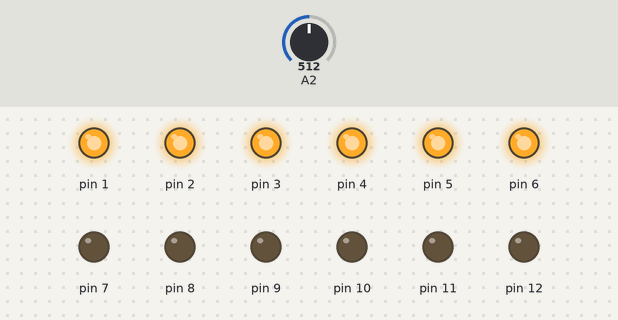
The sketch below on a simulated Arduino Uno, built with avr-gcc and run on an emulated ATmega328P. On the bench: output pins drawn as LEDs (lit = HIGH). The test bench sets the inputs (shaded band); at power-on: A2 = 512.

Above: at 1.2 s.
1.3 s: A2 set to 585
2.8 s: A2 set to 612
At 3.9 s:
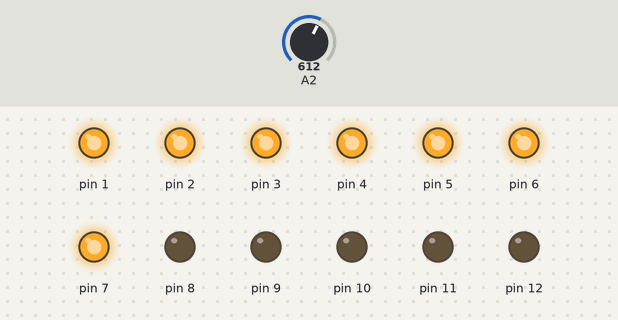
4.3 s: A2 set to 511
At 5.0 s:
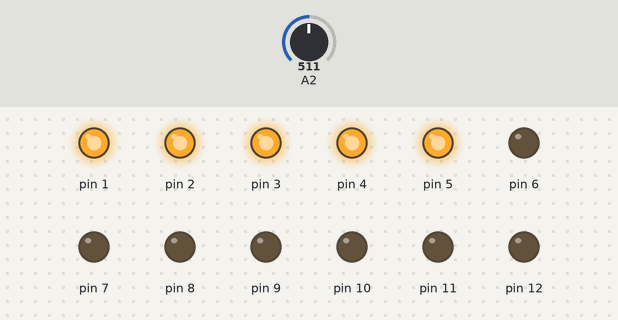
5.8 s: A2 set to 444
7.3 s: A2 set to 408
At 8.5 s:
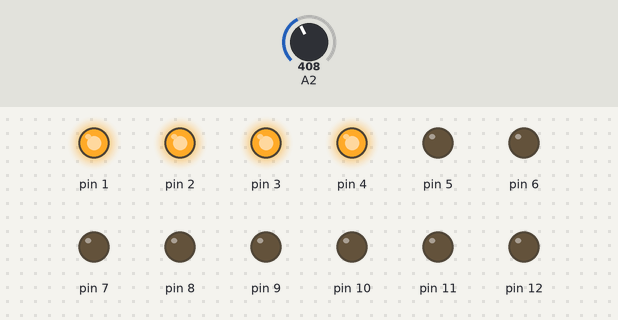
Timing chart, 0 to 9.8 s (numbered marks = the images above; inputs shaded):
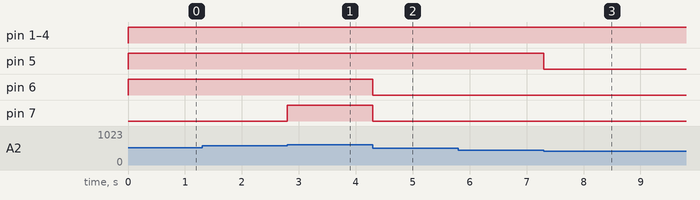

The sketch:

potentiometerLedGuage.ino
```cpp
#ifndef cbi
#define cbi(sfr, bit) (_SFR_BYTE(sfr) &= ~_BV(bit))
#endif
#ifndef sbi
#define sbi(sfr, bit) (_SFR_BYTE(sfr) |= _BV(bit))
#endif
const byte adcChannel = 2;
void setup() {
  // put your setup code here, to run once:
  //Serial.begin(9600);

  DDRB |= (0B00011111);
  DDRD |= (0B11111110);
  PORTD = 0;
  PORTB = 0;
}

int ADCread(uint8_t adcTouse){
  int adcVal;
  ADCSRA = 0;
  ADCSRB = 0;
  ADMUX = adcTouse;
  ADMUX |= (1<<REFS0);
  ADMUX |= (1<<ADLAR);
  ADCSRA |= (1<<ADPS2) | (1<<ADPS1) | (1<<ADPS0);
  ADCSRA |= (1<<ADEN);
  ADCSRA |= (1<<ADSC);

  while(ADCSRA & (1<<ADSC));
  adcVal |= (ADCL>>6);
  adcVal |= (ADCH<<2);
  return adcVal;
}
void loop() {
  int potValue = 0;
  // put your main code here, to run repeatedly:
  potValue = ADCread(adcChannel);

  byte ledRing = map(potValue, 0, 1023, 1, 13);

  for(byte i=1; i<ledRing; i++){
     writeToPort(i,1);
  }
  for(byte i=12; i>=ledRing; i--){
     writeToPort(i,0);
  }

}

void writeToPort(uint8_t pin, int mode){

  if(pin >= 1 && pin<=12){
    if(mode == 1){
      if(pin <= 7){
        sbi(PORTD, pin);
      }
      else{
        sbi(PORTB, pin-8);
      }
    }
    if(mode == 0){
      if(pin <= 7){
        cbi(PORTD,pin);
      }
      else{
        cbi(PORTB,pin-8);
      }
    }


  }
}
```

Measured:
- the behaviour switches between 596 and 597 on A2 (found by bisection; images 0 and 1)
- the behaviour switches between 427 and 426 on A2 (found by bisection; images 2 and 3)
- after the input at 1.3 s, every drawn part: stays the same
- after the input at 2.8 s, pin 7: LOW → HIGH at once
- after the input at 4.3 s, pin 6, pin 7: HIGH → LOW at once
- after the input at 5.8 s, every drawn part: stays the same
- after the input at 7.3 s, pin 5: HIGH → LOW at once
